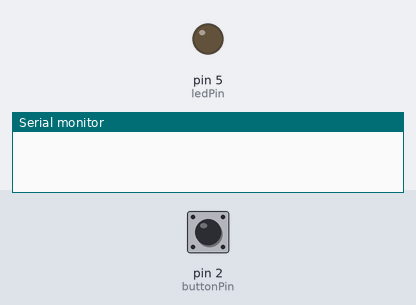
The sketch below on a simulated Arduino Uno, built with avr-gcc and run on an emulated ATmega328P. On the bench: output pins drawn as LEDs (lit = HIGH), the last lines printed to the serial monitor. The test bench sets the inputs (shaded band); at power-on: pin 2 (buttonPin) HIGH.

Above: at 1.2 s.
1.3 s: pin 2 (buttonPin) pulled LOW for 0.15 s
At 2.4 s:
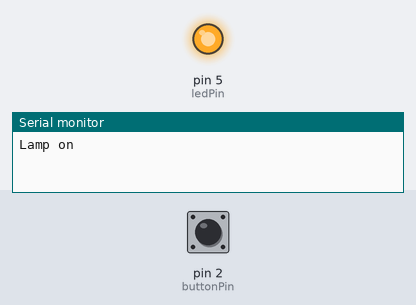
2.9 s: pin 2 (buttonPin) pulled LOW for 1 s
At 3.6 s:
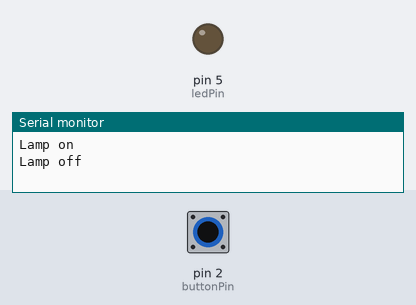
5.4 s: pin 2 (buttonPin) pulled LOW for 3.2 s
At 5.7 s:
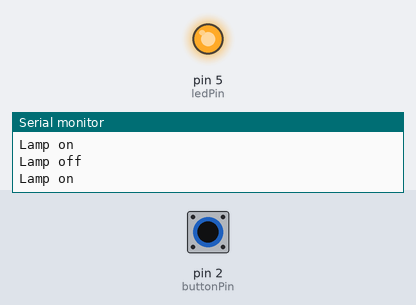
Timing chart, 0 to 8.4 s (numbered marks = the images above; inputs shaded):
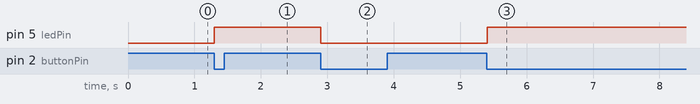

Measured:
- after the input at 1.3 s, pin 5 (ledPin): LOW → HIGH at once
- after the input at 2.9 s, pin 5 (ledPin): HIGH → LOW at once
- after the input at 5.4 s, pin 5 (ledPin): LOW → HIGH at once

The sketch:

05_lamp.ino
```cpp
// A mini lamp
// The button toggles the LED on/off. The knob varies the brightness
// Right now the lamp turns on and off but is always at full brightness.

// TODO: make the knob control the brightness
// STRETCH: make the lamp light only while the button is held, instead of toggling
//          Hint: the button reads LOW while pressed (refer to 03_button)

const int buttonPin = 2;
const int ledPin = 5;
const int potPin = A0;

bool ledOn = false;
int lastState = HIGH;

void setup() {
  pinMode(buttonPin, INPUT_PULLUP);
  pinMode(ledPin, OUTPUT);
  Serial.begin(9600);
}

void loop() {
  int state = digitalRead(buttonPin);

  // Button: detect the moment of press and flip the lamp on/off
  if (lastState == HIGH && state == LOW) {
    ledOn = !ledOn;
    Serial.println(ledOn ? "Lamp on" : "Lamp off");
  }
  lastState = state;

  // Knob: set the brightness while the lamp is on
  if (ledOn) {
    int brightness = 255;   // TODO: read the knob here instead of using 255
                            // Hint: analogRead() gives 0-1023, analogWrite() takes 0-255
    analogWrite(ledPin, brightness);
  } else {
    analogWrite(ledPin, 0);
  }

  delay(20); // check the button every 20 ms
}
```
